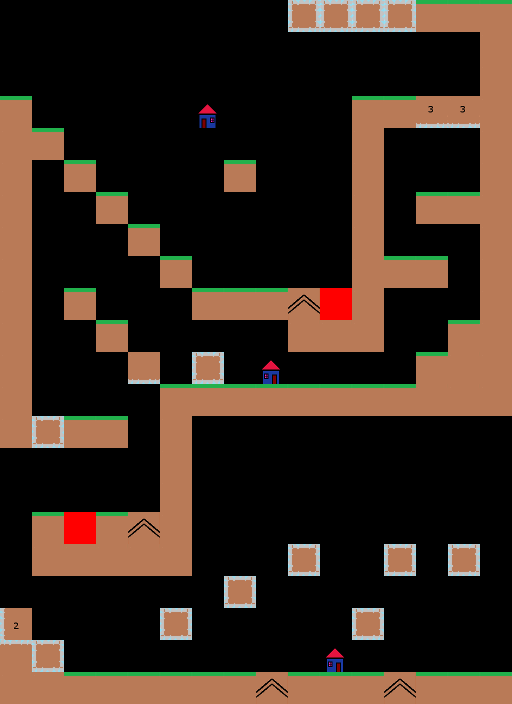

This is a level from a 2D game, rendered from its Tiled map with the project's own tilesets. A one-line summary and the complete map file follow:
An orthogonal 16x22 tile map with 32x32 px tiles, 1 tile layer (Tile Layer 1).

<map version="1.0" orientation="orthogonal" renderorder="right-down" width="16" height="22" tilewidth="32" tileheight="32" nextobjectid="1">
 <tileset firstgid="1" name="BasicTileSet32x32" tilewidth="32" tileheight="32" tilecount="16" columns="16">
  <image source="BasicTileSet32x32.png" width="512" height="32" />
 </tileset>
 <layer name="Tile Layer 1" width="16" height="22">
  <data encoding="csv">
0,0,0,0,0,0,0,0,0,7,7,7,7,2,2,2,
0,0,0,0,0,0,0,0,0,0,0,0,0,0,0,1,
0,0,0,0,0,0,0,0,0,0,0,0,0,0,0,1,
2,0,0,0,0,0,8,0,0,0,0,2,2,5,5,1,
1,2,0,0,0,0,0,0,0,0,0,1,0,0,0,1,
1,0,2,0,0,0,0,2,0,0,0,1,0,0,0,1,
1,0,0,2,0,0,0,0,0,0,0,1,0,2,2,1,
1,0,0,0,2,0,0,0,0,0,0,1,0,0,0,1,
1,0,0,0,0,2,0,0,0,0,0,1,2,2,0,1,
1,0,2,0,0,0,2,2,2,6,10,1,0,0,0,1,
1,0,0,2,0,0,0,0,0,1,1,1,0,0,2,1,
1,0,0,0,14,0,7,0,9,0,0,0,0,2,1,1,
1,0,0,0,0,2,2,2,2,2,2,2,2,1,1,1,
1,7,2,2,0,1,0,0,0,0,0,0,0,0,0,0,
0,0,0,0,0,1,0,0,0,0,0,0,0,0,0,0,
0,0,0,0,0,1,0,0,0,0,0,0,0,0,0,0,
0,2,10,2,6,1,0,0,0,0,0,0,0,0,0,0,
0,1,1,1,1,1,0,0,0,7,0,0,7,0,7,0,
0,0,0,0,0,0,0,7,0,0,0,0,0,0,0,0,
4,0,0,0,0,7,0,0,0,0,0,7,0,0,0,0,
12,7,0,0,0,0,0,0,0,0,9,0,0,0,0,16,
1,1,2,2,2,2,2,2,6,2,2,2,6,2,2,2
</data>
 </layer>
</map>
